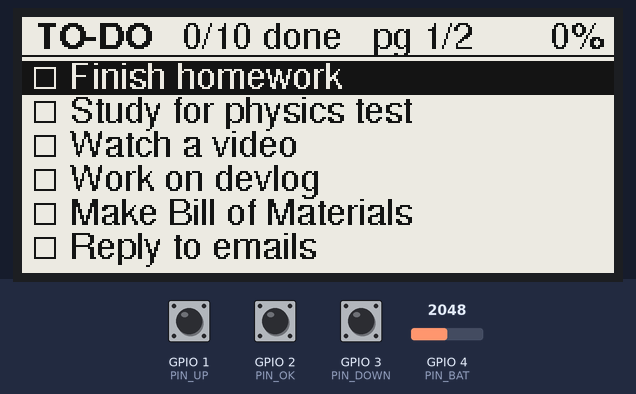
Recording of a sketch running on a simulated ESP32. Shown: 296×128 one-colour display. The test bench sets the inputs (shaded band); at power-on: GPIO 2 (PIN_OK) HIGH, GPIO 1 (PIN_UP) HIGH, GPIO 3 (PIN_DOWN) HIGH, GPIO 4 (PIN_BAT) = 2048. EEPROM starts erased. At 12.7 s the program puts the board to deep sleep or switches it off; the recording ends there.

Above: at 3.4 s.
3.5 s: GPIO 2 (PIN_OK) pulled LOW for 3.2 s
At 4.6 s:
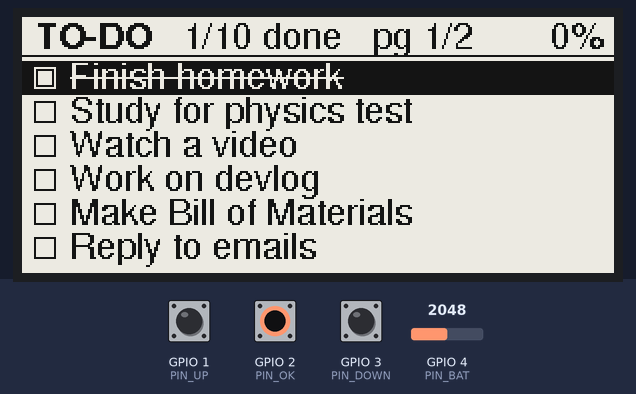
8.2 s: GPIO 1 (PIN_UP) pulled LOW for 0.15 s
At 9.3 s:
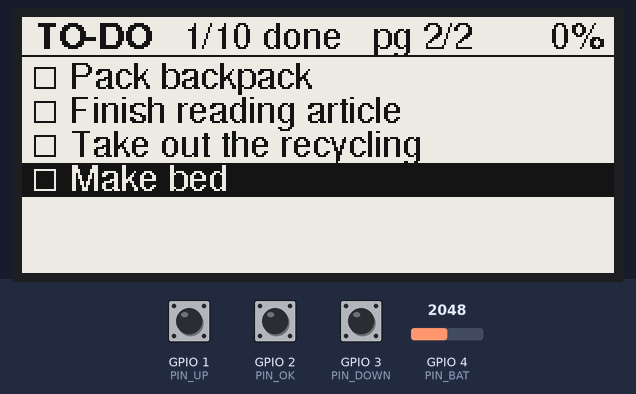
Timing chart, 0 to 11.2 s (numbered marks = the images above; inputs shaded):
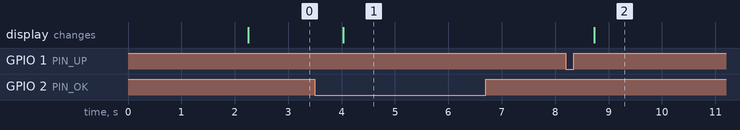

The sketch:

E-PaperCheckListFirmware.ino
```cpp
#include <SPI.h>
#include <GxEPD2_BW.h>
#include <Fonts/FreeSans9pt7b.h>
#include <Fonts/FreeSansBold9pt7b.h>
#include <Preferences.h>

#define EPD_CLASS GxEPD2_290_T94_V2

#define PIN_UP    1
#define PIN_OK    2
#define PIN_DOWN  3
#define PIN_BAT   4
#define EPD_CS    5
#define EPD_DC    6
#define EPD_RST   43
#define EPD_BUSY  44
#define EPD_SCK   7
#define EPD_MOSI  9

#define ROWS       6
#define ROW_H      17
#define TOP        22
#define AWAKE_MS   4000
#define HOLD_MS    1500
#define FULL_EVERY 15

const char *items[] =
{
  "Finish homework",
  "Study for physics test",
  "Watch a video",
  "Work on devlog",
  "Make Bill of Materials",
  "Reply to emails",
  "Pack backpack",
  "Finish reading article",
  "Take out the recycling",
  "Make bed"
};
const int itemCount = sizeof(items) / sizeof(items[0]);

GxEPD2_BW<EPD_CLASS, EPD_CLASS::HEIGHT> display(EPD_CLASS(EPD_CS, EPD_DC, EPD_RST, EPD_BUSY));
Preferences prefs;

RTC_DATA_ATTR int sel = 0;
RTC_DATA_ATTR int partialCount = 0;
RTC_DATA_ATTR bool booted = false;

uint32_t doneMask = 0;
bool forceFull = false;
uint32_t lastActive = 0;
const uint8_t BTN[3] = {PIN_UP, PIN_OK, PIN_DOWN};
bool wasDown[3];

void loadDone()
{
  prefs.begin("list", true);
  int n = prefs.getInt("n", -1);
  doneMask = (n == itemCount) ? prefs.getUInt("done", 0) : 0;
  prefs.end();
}

void saveDone()
{
  prefs.begin("list", false);
  prefs.putInt("n", itemCount);
  prefs.putUInt("done", doneMask);
  prefs.end();
}

int batteryPercent()
{
  uint32_t mv = 0;
  for (int i = 0; i < 8; i++) mv += analogReadMilliVolts(PIN_BAT);
  mv = mv / 8 * 2;
  return constrain(map(mv, 3300, 4200, 0, 100), 0, 100);
}

String fit(String s, int maxW)
{
  int16_t x1, y1;
  uint16_t w, h;
  display.getTextBounds(s, 0, 0, &x1, &y1, &w, &h);
  if (w <= maxW) return s;
  while (s.length() > 1)
  {
    s.remove(s.length() - 1);
    display.getTextBounds(s + "...", 0, 0, &x1, &y1, &w, &h);
    if (w <= maxW) return s + "...";
  }
  return s;
}

void beginDraw()
{
  if (!booted || forceFull || partialCount >= FULL_EVERY)
  {
    display.setFullWindow();
    partialCount = 0;
    forceFull = false;
  }
  else
  {
    display.setPartialWindow(0, 0, display.width(), display.height());
    partialCount++;
  }
  booted = true;
}

void drawList()
{
  int bat = batteryPercent();
  int doneCount = __builtin_popcount(doneMask);
  int first = (sel / ROWS) * ROWS;
  int pages = (itemCount + ROWS - 1) / ROWS;
  beginDraw();
  display.firstPage();
  do
  {
    display.fillScreen(GxEPD_WHITE);
    display.setTextColor(GxEPD_BLACK);
    display.setFont(&FreeSansBold9pt7b);
    display.setCursor(6, 15);
    display.print("TO-DO");
    display.setFont(&FreeSans9pt7b);
    String info = String(doneCount) + "/" + String(itemCount) + " done";
    if (pages > 1) info += "   pg " + String(first / ROWS + 1) + "/" + String(pages);
    display.setCursor(80, 15);
    display.print(info);
    String b = String(bat) + "%";
    int16_t x1, y1;
    uint16_t w, h;
    display.getTextBounds(b, 0, 0, &x1, &y1, &w, &h);
    display.setCursor(display.width() - w - 6, 15);
    display.print(b);
    display.drawLine(0, 19, display.width(), 19, GxEPD_BLACK);

    for (int r = 0; r < ROWS; r++)
    {
      int i = first + r;
      if (i >= itemCount) break;
      int y = TOP + r * ROW_H;
      bool done = doneMask & (1UL << i);
      uint16_t fg = GxEPD_BLACK;
      if (i == sel)
      {
        display.fillRect(0, y, display.width(), ROW_H, GxEPD_BLACK);
        fg = GxEPD_WHITE;
      }
      display.drawRect(6, y + 3, 11, 11, fg);
      if (done) display.fillRect(8, y + 5, 7, 7, fg);
      display.setTextColor(fg);
      String t = fit(items[i], display.width() - 32);
      display.setCursor(24, y + 13);
      display.print(t);
      if (done)
      {
        display.getTextBounds(t, 0, 0, &x1, &y1, &w, &h);
        display.drawLine(24, y + 8, 24 + w, y + 8, fg);
      }
    }
  } while (display.nextPage());
}

void waitRelease(uint8_t pin)
{
  while (digitalRead(pin) == LOW) delay(10);
  delay(30);
}

bool isHold(uint8_t pin, uint32_t start)
{
  while (digitalRead(pin) == LOW)
  {
    if (millis() - start >= HOLD_MS) return true;
    delay(10);
  }
  return false;
}

void handle(uint8_t pin, uint32_t start)
{
  if (pin == PIN_UP)
  {
    sel = (sel + itemCount - 1) % itemCount;
    drawList();
  }
  else if (pin == PIN_OK)
  {
    doneMask ^= 1UL << sel;
    saveDone();
    drawList();
    waitRelease(pin);
  }
  else if (isHold(pin, start))
  {
    doneMask = 0;
    saveDone();
    drawList();
    waitRelease(pin);
  }
  else
  {
    sel = (sel + 1) % itemCount;
    drawList();
  }
  lastActive = millis();
}

void goToSleep()
{
  display.hibernate();
  uint64_t mask = (1ULL << PIN_UP) | (1ULL << PIN_OK) | (1ULL << PIN_DOWN);
  esp_sleep_enable_ext1_wakeup(mask, ESP_EXT1_WAKEUP_ANY_LOW);
  esp_deep_sleep_start();
}

void setup()
{
  for (int i = 0; i < 3; i++) pinMode(BTN[i], INPUT_PULLUP);
  SPI.begin(EPD_SCK, -1, EPD_MOSI, EPD_CS);
  display.init(0, !booted, 2, false);
  display.setRotation(1);
  loadDone();
  if (sel >= itemCount) sel = 0;

  if (esp_sleep_get_wakeup_cause() == ESP_SLEEP_WAKEUP_EXT1)
  {
    uint64_t s = esp_sleep_get_ext1_wakeup_status();
    if (s & (1ULL << PIN_UP)) handle(PIN_UP, 0);
    else if (s & (1ULL << PIN_OK)) handle(PIN_OK, 0);
    else if (s & (1ULL << PIN_DOWN)) handle(PIN_DOWN, 0);
    else drawList();
  }
  else
  {
    forceFull = true;
    drawList();
  }

  for (int i = 0; i < 3; i++)
    wasDown[i] = digitalRead(BTN[i]) == LOW;
  lastActive = millis();
}

void loop()
{
  for (int i = 0; i < 3; i++) {
    bool down = digitalRead(BTN[i]) == LOW;
    if (down && !wasDown[i]) {
      delay(20);
      if (digitalRead(BTN[i]) == LOW) handle(BTN[i], millis());
    }
    wasDown[i] = digitalRead(BTN[i]) == LOW;
  }
  if (millis() - lastActive > AWAKE_MS) goToSleep();
  delay(5);
}
```

Measured:
- after the input at 3.5 s, the display: changes after 0.53 s (image 1)
- after the input at 8.2 s, the display: changes after 0.53 s (image 2)
